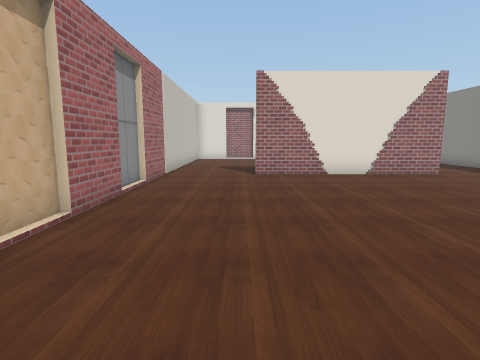
[1] (above)

12 first-person views from a walk through a scene from a Unity 3-D project. The camera is 1.3 m above the floor, tilts 8° down and sees 80° across. Doors are open. The floor is counted in squares, 1 m on a side. Each view is taken from the middle of a square. On the plan, view 1 faces up. The plan holds only what a view shows up to about 13 squares ahead; the rest is blank. The place goes on beyond the plan. Some surface patterns are stand-ins.

[2]
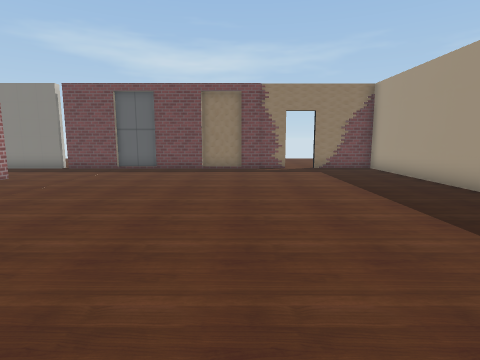

[3]
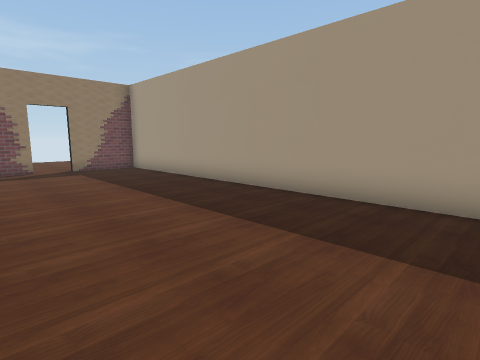

[4]
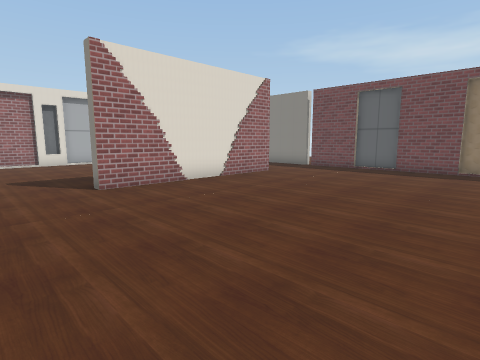

[5]
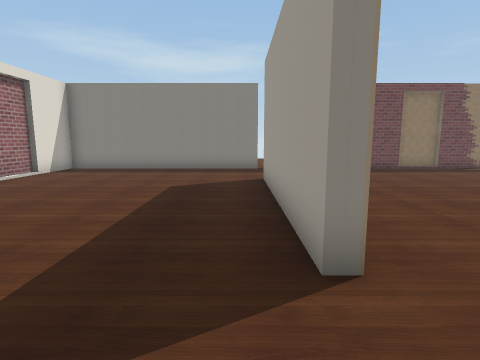

[6]
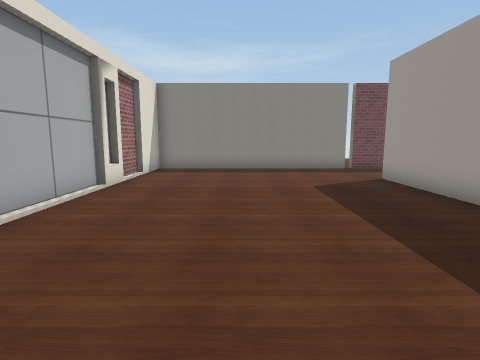

[7]
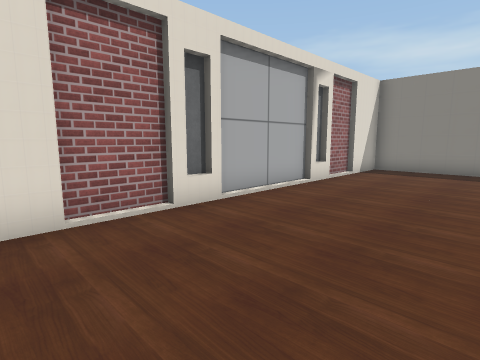

[8]
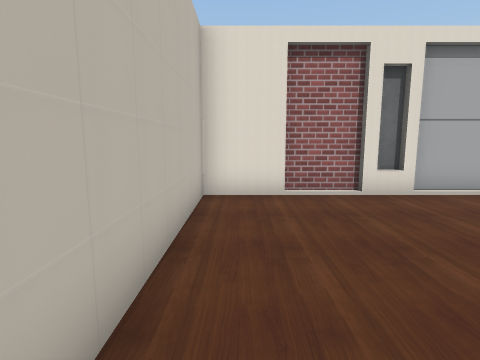

[9]
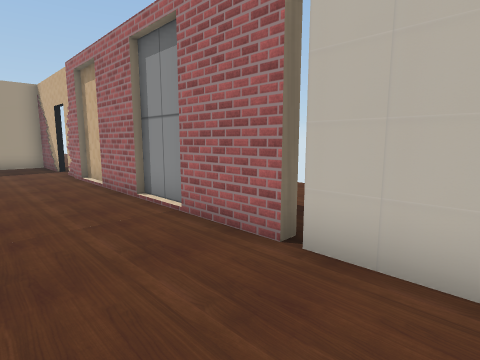

[10]
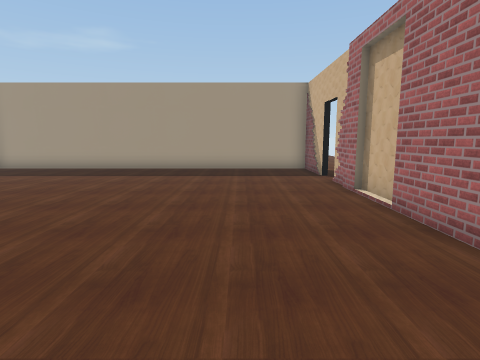

[11]
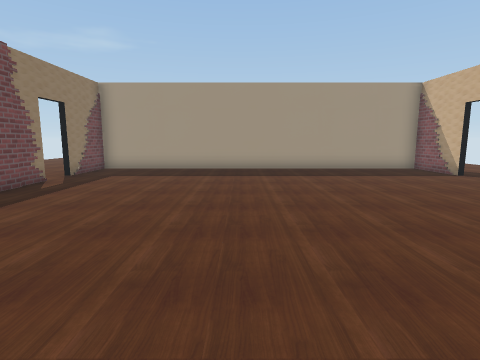

[12]
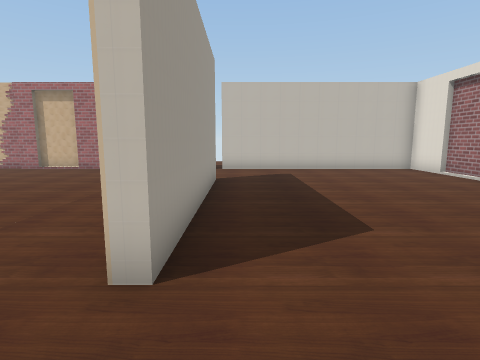

### Floor plan
Points are (right, up) in squares from view 1. A wall is a line through its corners. A room is listed if a view was taken in it or the views show most of it. See-through windows are left out.
Room 1 (views 1, 2, 3, 4, 10, 11)
walls: (-2.9, 3) (-2.9, 1.1); (-3, 4.7) (-3, 2.9); (11.1, 4.6) (11.1, 6.9); (11.3, 4.1) (11.3, 4.8); (-3, 1.5) (-3, 0.9); (-2.9, 6.9) (-2.9, 4.6); (7.6, 10.8) (0.6, 10.8); (11.1, 0.9) (11.1, 3); (11.3, 6.9) (11.3, 8.4); (-3, -0.4) (-3, -2); (11.1, 8.5) (11.1, 10.9); (-3, 8.7) (-3, 6.7); (-2.9, -0.9) (-2.9, -3) (11.1, -3) (11.1, -0.4); (-2.9, 10.9) (-2.9, 8.6)
ways out: open door at (-1.5, 11) to room 2; open door at (9.5, 11) to room 2; opening at (-3, 0); opening at (11, 0)
Room 2 (views 5, 6, 7, 8, 9, 12)
walls: (2.2, 19.7) (0.9, 19.7); (5.9, 19.9) (2.2, 19.9); (1.9, 19.9) (1.2, 19.9); (7.1, 19.7) (5.7, 19.7); (1, 19.9) (-1, 19.9); (0.6, 11.2) (7.6, 11.2); (-0.9, 19.7) (-2.9, 19.7) (-2.9, 11.1); (8.9, 19.9) (7.4, 19.9); (11.1, 11.1) (11.1, 19.7) (8.7, 19.7)
ways out: open door at (-1.5, 11) to room 1; open door at (9.5, 11) to room 1

Positions as (right, up) in squares from view 1, and headings:
1: (0, 0), facing up
2: (-2, 3), facing right
3: (-2, 3), facing down-right
4: (-2, 3), facing up-right
5: (-2, 12), facing right
6: (-2, 16), facing right
7: (-2, 15), facing up-right
8: (-2, 13), facing up
9: (0, 13), facing down-left
10: (0, 10), facing down
11: (5, 10), facing down
12: (10, 12), facing left
